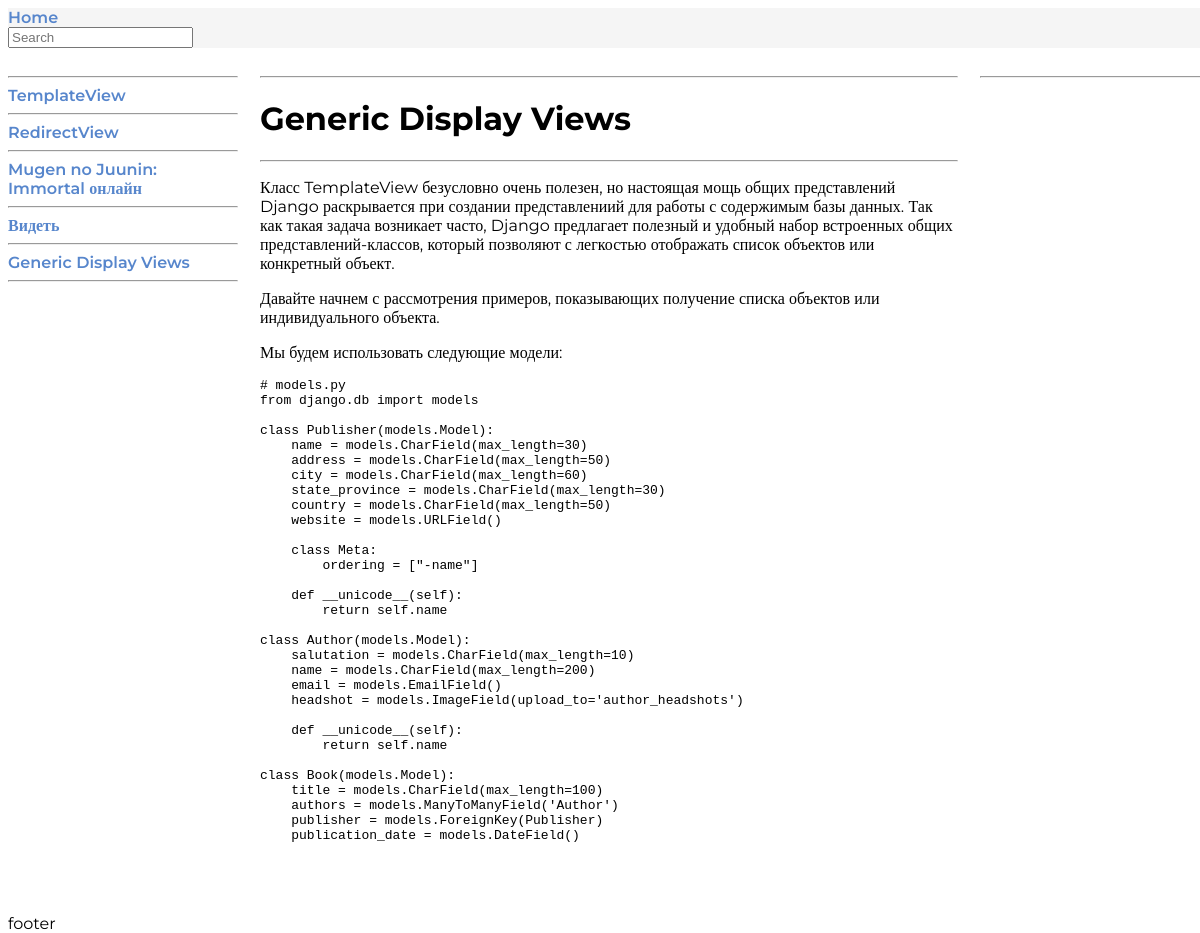
/generic-display-views/, run on the app's committed database.
### blog/models.py (models this page shows, shortened)
class Article(models.Model):
	STATUS_CHOICES = (
		('personal', 'Personal'),
		('public', 'Public'),
	)
	title = models.CharField(max_length=250)
	slug = models.SlugField(max_length=250, unique_for_date='publish', verbose_name='URL',)# default=slugify('0'))
	article = RichTextUploadingField(blank=True, default='')
	publish = models.DateTimeField(default=timezone.now)
	created = models.DateTimeField(auto_now_add=True)
	updated = models.DateTimeField(auto_now=True)
	status = models.CharField(max_length=10, choices=STATUS_CHOICES, default='personal')
	tags = TaggableManager(help_text = "Список тегов, разделенных запятыми.", through=None, blank=True)
	def get_absolute_url(self):
		return (self.slug)

### blog/views.py (the view)
# urls.py: path('<slug:slug>/', ArticleDetailView.as_view(), name='article_detail'),
class ArticleDetailView(DetailView):
    model = Article
    template_name = "blog/blog_detail.html"
    def get_context_data(self, **kwargs):
        context = super().get_context_data(**kwargs)
        context['articles'] = Article.objects.all()
        return context

### templates/blog/blog_detail.html (shortened to what this page needs)
{% extends "base.html" %}
{% load static %}
{% block content %}
    <div class="aside-left">
        <hr>
        {% for article in articles %}
            <a href="/{{ article.get_absolute_url }}">{{article.title}}</a>
            <hr>
        {% endfor %}
    </div>
    <div class="article">
        <hr>
        <h1>{{article.title}}</h1>
        <hr>
        {% autoescape off %} {{article.article }} {% endautoescape %}
    </div>
    <div class="aside-right">
        <hr>
    </div>
{% endblock content %}

### static/css/base.css (style rules this page uses)
html, body { width: 100%; height: 100%; font-family: Montserrat; }
:root { --TextColor: #3a3a3a; --LinkCo0lor: #5786cc; --BackColor: #f5f5f5; }
body { display: grid; grid-template-columns: auto; grid-template-rows: auto; grid-template-areas: "header" "content" "footer"; gap: 20px; }
a { color: var(--LinkCo0lor); text-decoration: none; font-weight: 600; }
hr { align: center; width: 100%; size: 1; }
.aside-left { padding-right: 12px; grid-area: aside-left; }
.article { padding: 0 12px 0 12px; grid-area: article; }
.aside-right { padding-left: 12px; grid-area: aside-right; }

### data on the page
Article: title "TemplateView"
Article: title "RedirectView"
Article: title "Mugen no Juunin: Immortal онлайн"
Article: title "Видеть"
Article: title "Generic Display Views", article "Класс TemplateView безусловно очень полезен, но настоящая мощь общих представлений Django раскрывается при создании представлениий для работы с содержимым базы данных. Так как такая задача возникает часто, Django предлагает полезный и удобный набор встроенных общих представлений-классов, который позволяют с легкостью отображать список объектов или конкретный объект. Давайте начнем с рассмотрения примеров, показывающих получение списка объектов или индивидуального объекта. Мы будем использовать следующие модели: # models.py from django.db import models class Publisher(models.Model): name = models.CharField(max_length=30) address = models.CharField(max_length=50) city =…"
